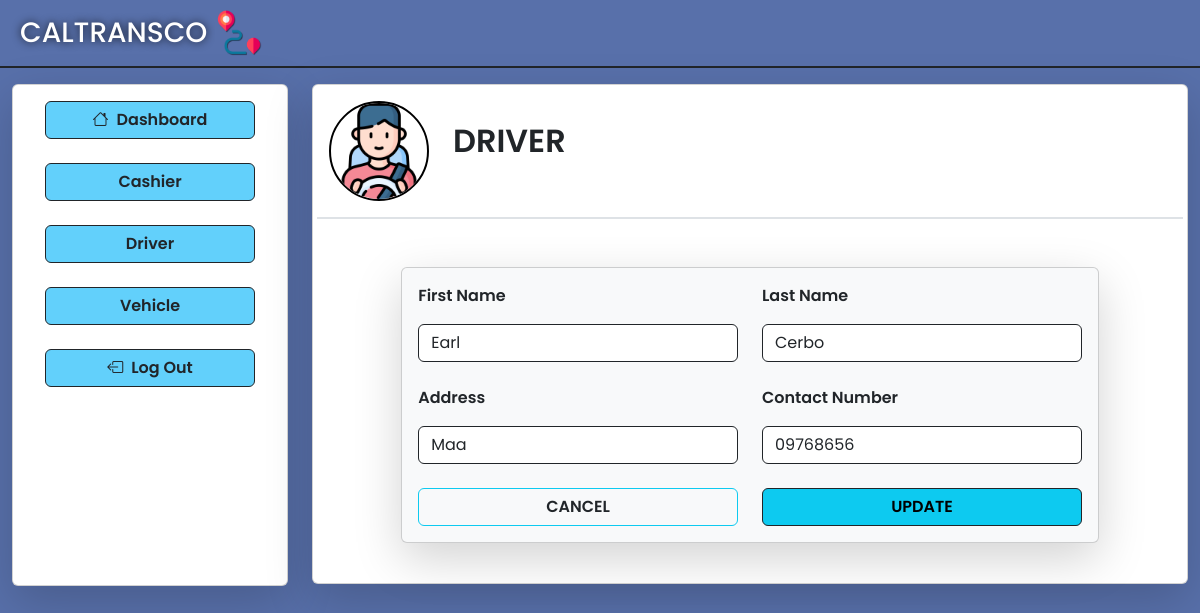
The app's page /Driver/edit_driver.php?id=13 with its own data.
### tables this page shows
CREATE TABLE `driver` (
  `driver_id` int(11) NOT NULL,
  `driver_fname` varchar(255) NOT NULL,
  `driver_lname` varchar(255) NOT NULL,
  `driver_address` varchar(255) NOT NULL,
  `driver_contactNum` varchar(255) NOT NULL,
  `driver_name` varchar(255) DEFAULT NULL
);

### Driver/edit_driver.php (the view, shortened to what this page needs)
<!DOCTYPE html>
<html lang="en">
<?php
include "../Database/db_connect.php";
$id = $_GET['id'];
$sql = "SELECT * FROM driver WHERE driver_id=" . $id;
$result = $conn->query($sql);
$row = $result->fetch_assoc();
require "../global/head.php";
?>
<body>
    <div class="con-bg container-fluid vh-100">
        <div class="row border border-start-0 border-end-0 border-top-0 border-2 border-dark pb-2">
            <div class="col d-flex gap-2 ms-2 mt-2">
                <a href="../AdminUI/adminDashboard.php" style="text-decoration: none;" class="d-flex gap-2">
                    <h1 class="fs-3 mt-2 text-white" style="text-shadow: 0px 0px 8px rgba(0, 0, 0, 0.8);">CALTRANSCO</h1>
                    <img src="../images/image.png" alt="" class="img-fluid " width="50" height="50">
                </a>
            </div>
        </div>
        <div class="row pt-3">
            <div class="col col-3">
                <div class="card shadow-lg">
                    <div style="height: 500px;" class="card_css card-body">
                        <div class="mx-3 mb-3">
                            <a class="btn btn-h w-100 fw-semibold  mb-2 border border-1 border-dark" href="../AdminUI/adminDashboard.php"><i class="bi bi-house me-2"></i>Dashboard</a>
                        </div>
                        <div class="mx-3 mb-3">
                            <a class="btn btn-h w-100 fw-semibold  mb-2 border border-1 border-dark" href="../Cashier/view_cashier.php">Cashier</a>
                        </div>
                        <div class="mx-3 mb-3">
                            <a class="btn btn-h w-100 fw-semibold mb-2 border border-1 border-dark" href="../Driver/view_driver.php">Driver</a>
                        </div>
                        <div class="mx-3 mb-3">
                            <a class="btn btn-h w-100 fw-semibold  mb-2 border border-1 border-dark" href="../Vehicle/view_vehicle.php">Vehicle</a>
                        </div>
                        <div class="mx-3">
                            <a href="../Login-Register/Login.php" class="btn btn-h w-100 border border-1 border-dark fw-semibold"><i class="bi bi-box-arrow-left me-2"></i>Log Out</a>
                        </div>
                    </div>
                </div>
            </div>
            <div class="col col-9">
                <div class="card shadow-lg">
                    <div class="card-body">
                        <div class="row border border-top-0 border-start-0 border-end-0 border-2 pb-3 mb-5">
                            <div class="col col-2 d-flex gap-4">
                                <img class="img-fluid border border-2 border-black rounded-pill" src="../images/driver.png" alt="" width="100" height="100">
                                <p class="mt-3 fs-2 fw-semibold">DRIVER</p>
                            </div>
                        </div>
                        <div class="row d-flex justify-content-center align-items-center mt-4 mb-4">
                            <div class="col col-10">
                                <div class="card shadow-lg bg-light ">
                                    <div class="card-body">
                                        <form action="../Operations//op_edit_driver.php" method="POST">
                                            <div class="row mb-4">
                                                <div class="col">
                                                    <label for="driver_fname" class="fw-semibold mb-3">First Name</label>
                                                    <input type="text" id="driver_fname" name="driver_fname" value="<?php echo $row['driver_fname'] ?>" class="form-control border-dark" required>
                                                </div>
                                                <div class="col">
                                                    <label for="driver_lname" class="fw-semibold mb-3">Last Name</label>
                                                    <input type="text" id="driver_lname" name="driver_lname" value="<?php echo $row['driver_lname'] ?>" class="form-control border-dark" required>
                                                </div>
                                            </div>
                                            <div class="row mt-2">
                                                <div class="col">
                                                    <label for="driver_address" class="fw-semibold mb-3">Address</label>
                                                    <input type="text" id="driver_address" name="driver_address" value="<?php echo $row['driver_address'] ?>" class="form-control border-dark" required>
                                                </div>
                                                <div class="col">
                                                    <label for="driver_contactNum" class="fw-semibold mb-3">Contact Number</label>
                                                    <input type="text" id="driver_contactNum" name="driver_contactNum" value="<?php echo $row['driver_contactNum'] ?>" class="form-control border-dark" required>
                                                </div>
                                            </div>
                                            <div class="row mt-4">
                                                <div class="col">
                                                    <a href="view_driver.php" class="btn btn-outline-info w-100 text-dark fw-semibold">CANCEL</a>
                                                </div>
                                                <div class="col">
                                                    <button type="submit" class="btn btn-info w-100 border border-dark fw-semibold">UPDATE</button>
                                                </div>
                                            </div>
                                        </form>
                                    </div>
                                </div>
                            </div>
                        </div>
                    </div>
                </div>
            </div>
        </div>
    </div>
</body>
</html>

### CSS/style.css (style rules this page uses)
* { font-family: 'Poppins', sans-serif; }
.con-bg { background-color: #5870aa; }
.btn-h { background-color: #62d0fb; }

### records on screen
driver: driver_fname "Earl", driver_lname "Cerbo", driver_address "Maa", driver_contactNum "09768656"
